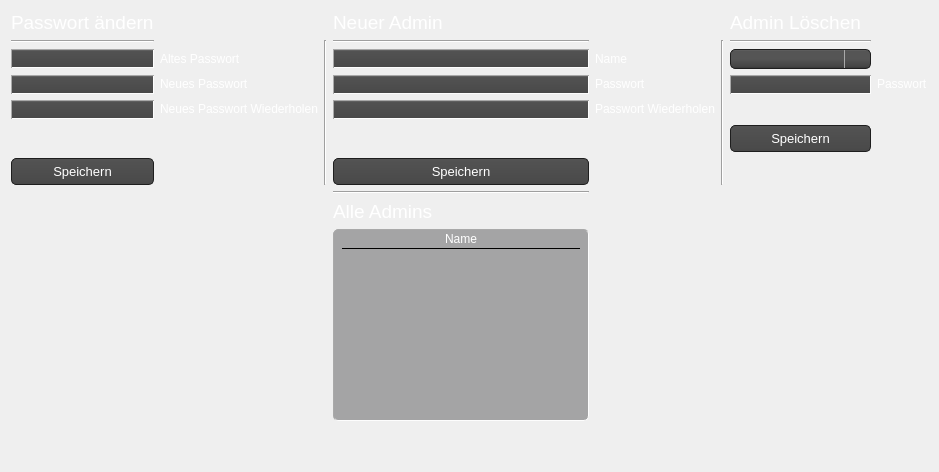
            <widget class="QWidget" name="tab_12">
             <attribute name="title">
              <string>Admin Accounts</string>
             </attribute>
             <layout class="QGridLayout" name="gridLayout_25">
              <item row="4" column="0">
               <widget class="QLineEdit" name="pw_aendern_altes_pw">
                <property name="styleSheet">
                 <string notr="true">QLineEdit{ background-color: QLinearGradient( x1: 0, y1: 0, x2: 0, y2: 1, stop: 0 #929394, stop: 0.1 #525252, stop: 0.5 #4e4e4e, stop: 0.9 #4a4a4a, stop: 1 #464646);
border: 1px inset darkgrey;
border-radius: 10px;
padding: 0 8px;
selection-background-color: darkgray;
font-size: 13px;
color: white;
}
QLineEdit:focus { background-color: QLinearGradient( x1: 0, y1: 0, x2: 0, y2: 1, stop: 0 #ffffff, stop: 0.1 #bababa, stop: 0.5 #919191, stop: 0.9 #7a7a7a, stop: 1 #5b5b5b);}
</string>
                </property>
                <property name="echoMode">
                 <enum>QLineEdit::Password</enum>
                </property>
               </widget>
              </item>
              <item row="1" column="6">
               <widget class="QLabel" name="label_53">
                <property name="font">
                 <font>
                  <pointsize>14</pointsize>
                 </font>
                </property>
                <property name="text">
                 <string>&lt;html&gt;&lt;head/&gt;&lt;body&gt;&lt;p&gt;&lt;span style=&quot; color:#ffffff;&quot;&gt;Admin Löschen&lt;/span&gt;&lt;/p&gt;&lt;/body&gt;&lt;/html&gt;</string>
                </property>
               </widget>
              </item>
              <item row="1" column="0">
               <widget class="QLabel" name="label_44">
                <property name="font">
                 <font>
                  <pointsize>14</pointsize>
                 </font>
                </property>
                <property name="text">
                 <string>&lt;html&gt;&lt;head/&gt;&lt;body&gt;&lt;p&gt;&lt;span style=&quot; color:#ffffff;&quot;&gt;Passwort ändern&lt;/span&gt;&lt;/p&gt;&lt;/body&gt;&lt;/html&gt;</string>
                </property>
               </widget>
              </item>
              <item row="8" column="3">
               <widget class="QPushButton" name="neuer_admin_speichern">
                <property name="styleSheet">
                 <string notr="true">QPushButton{
   background-color: QLinearGradient( x1: 0, y1: 0, x2: 0, y2: 1, stop: 0 #565656, stop: 0.1 #525252, stop: 0.5 #4e4e4e, stop: 0.9 #4a4a4a, stop: 1 #464646);
  	border-style: solid;
    border: 1px solid #1e1e1e;
    border-radius: 5;
    padding: 1px 0px 1px 20px;
    font: 13px;
    min-width: 10em;
    padding: 5px;
	color: white;
}
QPushButton:hover{
	background-color: QLinearGradient( x1: 0, y1: 0, x2: 0, y2: 1, stop: 0 #565656, stop: 0.1 #525252, stop: 0.5 #4e4e4e, stop: 0.9 #4a4a4a, stop: 1 #464646);
  	border-style: solid;
    border: 1px solid rgb(59, 204, 179);
    border-radius: 5;
    padding: 1px 0px 1px 20px;
    font: 13px;
    min-width: 10em;
    padding: 5px;
	color: white;
}
QPushButton:pressed {
background-color: rgb(130, 152, 152);
  	border-style: solid;
    border: 1px solid #1EFFFF;
    border-radius: 5;
    padding: 1px 0px 1px 20px;
    font: 13px;
    min-width: 10em;
    padding: 5px;
	color: white;

}</string>
                </property>
                <property name="text">
                 <string>Speichern</string>
                </property>
               </widget>
              </item>
              <item row="3" column="5" rowspan="6">
               <widget class="Line" name="line_21">
                <property name="orientation">
                 <enum>Qt::Vertical</enum>
                </property>
               </widget>
              </item>
              <item row="6" column="3">
               <widget class="QLineEdit" name="neuer_admin_pw_wied">
                <property name="styleSheet">
                 <string notr="true">QLineEdit{ background-color: QLinearGradient( x1: 0, y1: 0, x2: 0, y2: 1, stop: 0 #929394, stop: 0.1 #525252, stop: 0.5 #4e4e4e, stop: 0.9 #4a4a4a, stop: 1 #464646);
border: 1px inset darkgrey;
border-radius: 10px;
padding: 0 8px;
selection-background-color: darkgray;
font-size: 13px;
color: white;
}
QLineEdit:focus { background-color: QLinearGradient( x1: 0, y1: 0, x2: 0, y2: 1, stop: 0 #ffffff, stop: 0.1 #bababa, stop: 0.5 #919191, stop: 0.9 #7a7a7a, stop: 1 #5b5b5b);}
</string>
                </property>
                <property name="echoMode">
                 <enum>QLineEdit::Password</enum>
                </property>
               </widget>
              </item>
              <item row="6" column="0">
               <widget class="QLineEdit" name="pw_aendern_neues_pw_wied">
                <property name="styleSheet">
                 <string notr="true">QLineEdit{ background-color: QLinearGradient( x1: 0, y1: 0, x2: 0, y2: 1, stop: 0 #929394, stop: 0.1 #525252, stop: 0.5 #4e4e4e, stop: 0.9 #4a4a4a, stop: 1 #464646);
border: 1px inset darkgrey;
border-radius: 10px;
padding: 0 8px;
selection-background-color: darkgray;
font-size: 13px;
color: white;
}
QLineEdit:focus { background-color: QLinearGradient( x1: 0, y1: 0, x2: 0, y2: 1, stop: 0 #ffffff, stop: 0.1 #bababa, stop: 0.5 #919191, stop: 0.9 #7a7a7a, stop: 1 #5b5b5b);}
</string>
                </property>
                <property name="echoMode">
                 <enum>QLineEdit::Password</enum>
                </property>
               </widget>
              </item>
              <item row="8" column="0">
               <widget class="QPushButton" name="pw_aendern_speichern">
                <property name="styleSheet">
                 <string notr="true">QPushButton{
   background-color: QLinearGradient( x1: 0, y1: 0, x2: 0, y2: 1, stop: 0 #565656, stop: 0.1 #525252, stop: 0.5 #4e4e4e, stop: 0.9 #4a4a4a, stop: 1 #464646);
  	border-style: solid;
    border: 1px solid #1e1e1e;
    border-radius: 5;
    padding: 1px 0px 1px 20px;
    font: 13px;
    min-width: 10em;
    padding: 5px;
	color: white;
}
QPushButton:hover{
	background-color: QLinearGradient( x1: 0, y1: 0, x2: 0, y2: 1, stop: 0 #565656, stop: 0.1 #525252, stop: 0.5 #4e4e4e, stop: 0.9 #4a4a4a, stop: 1 #464646);
  	border-style: solid;
    border: 1px solid rgb(59, 204, 179);
    border-radius: 5;
    padding: 1px 0px 1px 20px;
    font: 13px;
    min-width: 10em;
    padding: 5px;
	color: white;
}
QPushButton:pressed {
background-color: rgb(130, 152, 152);
  	border-style: solid;
    border: 1px solid #1EFFFF;
    border-radius: 5;
    padding: 1px 0px 1px 20px;
    font: 13px;
    min-width: 10em;
    padding: 5px;
	color: white;

}</string>
                </property>
                <property name="text">
                 <string>Speichern</string>
                </property>
               </widget>
              </item>
              <item row="4" column="3">
               <widget class="QLineEdit" name="neuer_admin_name">
                <property name="styleSheet">
                 <string notr="true">QLineEdit{ background-color: QLinearGradient( x1: 0, y1: 0, x2: 0, y2: 1, stop: 0 #929394, stop: 0.1 #525252, stop: 0.5 #4e4e4e, stop: 0.9 #4a4a4a, stop: 1 #464646);
border: 1px inset darkgrey;
border-radius: 10px;
padding: 0 8px;
selection-background-color: darkgray;
font-size: 13px;
color: white;
}
QLineEdit:focus { background-color: QLinearGradient( x1: 0, y1: 0, x2: 0, y2: 1, stop: 0 #ffffff, stop: 0.1 #bababa, stop: 0.5 #919191, stop: 0.9 #7a7a7a, stop: 1 #5b5b5b);}
</string>
                </property>
               </widget>
              </item>
              <item row="5" column="3">
               <widget class="QLineEdit" name="neuer_admin_pw">
                <property name="styleSheet">
                 <string notr="true">QLineEdit{ background-color: QLinearGradient( x1: 0, y1: 0, x2: 0, y2: 1, stop: 0 #929394, stop: 0.1 #525252, stop: 0.5 #4e4e4e, stop: 0.9 #4a4a4a, stop: 1 #464646);
border: 1px inset darkgrey;
border-radius: 10px;
padding: 0 8px;
selection-background-color: darkgray;
font-size: 13px;
color: white;
}
QLineEdit:focus { background-color: QLinearGradient( x1: 0, y1: 0, x2: 0, y2: 1, stop: 0 #ffffff, stop: 0.1 #bababa, stop: 0.5 #919191, stop: 0.9 #7a7a7a, stop: 1 #5b5b5b);}
</string>
                </property>
                <property name="echoMode">
                 <enum>QLineEdit::Password</enum>
                </property>
               </widget>
              </item>
              <item row="10" column="3">
               <widget class="QLabel" name="label_54">
                <property name="font">
                 <font>
                  <pointsize>14</pointsize>
                 </font>
                </property>
                <property name="text">
                 <string>&lt;html&gt;&lt;head/&gt;&lt;body&gt;&lt;p&gt;&lt;span style=&quot; color:#ffffff;&quot;&gt;Alle Admins&lt;/span&gt;&lt;/p&gt;&lt;/body&gt;&lt;/html&gt;</string>
                </property>
               </widget>
              </item>
              <item row="5" column="6">
               <widget class="QLineEdit" name="admin_loeschen_pw">
                <property name="styleSheet">
                 <string notr="true">QLineEdit{ background-color: QLinearGradient( x1: 0, y1: 0, x2: 0, y2: 1, stop: 0 #929394, stop: 0.1 #525252, stop: 0.5 #4e4e4e, stop: 0.9 #4a4a4a, stop: 1 #464646);
border: 1px inset darkgrey;
border-radius: 10px;
padding: 0 8px;
selection-background-color: darkgray;
font-size: 13px;
color: white;
}
QLineEdit:focus { background-color: QLinearGradient( x1: 0, y1: 0, x2: 0, y2: 1, stop: 0 #ffffff, stop: 0.1 #bababa, stop: 0.5 #919191, stop: 0.9 #7a7a7a, stop: 1 #5b5b5b);}
</string>
                </property>
                <property name="echoMode">
                 <enum>QLineEdit::Password</enum>
                </property>
               </widget>
              </item>
              <item row="4" column="6">
               <widget class="QComboBox" name="admin_loeschen_combo">
                <property name="styleSheet">
                 <string notr="true">QComboBox
{
    subcontrol-origin: padding;
    subcontrol-position: top right;
    selection-background-color: #111;
    selection-color: white;

    background-color: #464646;
    border-style: solid;
    border: 1px solid #1e1e1e;
    border-radius: 5;
    padding: 1px 0px 1px 20px;
}


QComboBox:hover, QPushButton:hover
{
    border: 1px solid teal;

}

QComboBox:editable {
    background: red;
    color: white;
}

QComboBox:on
{
    padding-top: 0px;
    padding-left: 0px;

    background-color: QLinearGradient( x1: 0, y1: 0, x2: 0, y2: 1, stop: 0 #2d2d2d, stop: 0.1 #2b2b2b, stop: 0.5 #292929, stop: 0.9 #282828, stop: 1 #252525);
    selection-background-color: rgb(67, 131, 202);
}

QComboBox:!on
{

    background-color: QLinearGradient( x1: 0, y1: 0, x2: 0, y2: 1, stop: 0 #666, stop: 0.1 #555, stop: 0.5 #555, stop: 0.9 #444, stop: 1 #333);
}

QComboBox QAbstractItemView
{
    border: 2px solid darkgray;
    color: black;
    selection-background-color: QLinearGradient( x1: 0, y1: 0, x2: 0, y2: 1, stop: 0 #111, stop: 1 #333);
}

QComboBox::drop-down
{
     subcontrol-origin: padding;
     subcontrol-position: top right;
     width: 15px;

     border-left-width: 1px;
     border-left-color: darkgray;
     border-left-style: solid; /* just a single line */
     border-top-right-radius: 3px; /* same radius as the QComboBox */
     border-bottom-right-radius: 3px;
     padding-left: 10px;
 }


</string>
                </property>
               </widget>
              </item>
              <item row="4" column="4">
               <widget class="QLabel" name="label_48">
                <property name="text">
                 <string>&lt;html&gt;&lt;head/&gt;&lt;body&gt;&lt;p&gt;&lt;span style=&quot; color:#ffffff;&quot;&gt;Name&lt;/span&gt;&lt;/p&gt;&lt;/body&gt;&lt;/html&gt;</string>
                </property>
               </widget>
              </item>
              <item row="3" column="6">
               <widget class="Line" name="line_19">
                <property name="orientation">
                 <enum>Qt::Horizontal</enum>
                </property>
               </widget>
              </item>
              <item row="5" column="7">
               <widget class="QLabel" name="label_52">
                <property name="text">
                 <string>&lt;html&gt;&lt;head/&gt;&lt;body&gt;&lt;p&gt;&lt;span style=&quot; color:#ffffff;&quot;&gt;Passwort&lt;/span&gt;&lt;/p&gt;&lt;/body&gt;&lt;/html&gt;</string>
                </property>
               </widget>
              </item>
              <item row="4" column="1">
               <widget class="QLabel" name="label_45">
                <property name="text">
                 <string>&lt;html&gt;&lt;head/&gt;&lt;body&gt;&lt;p&gt;&lt;span style=&quot; color:#ffffff;&quot;&gt;Altes Passwort&lt;/span&gt;&lt;/p&gt;&lt;/body&gt;&lt;/html&gt;</string>
                </property>
               </widget>
              </item>
              <item row="1" column="3">
               <widget class="QLabel" name="label_49">
                <property name="font">
                 <font>
                  <pointsize>14</pointsize>
                 </font>
                </property>
                <property name="text">
                 <string>&lt;html&gt;&lt;head/&gt;&lt;body&gt;&lt;p&gt;&lt;span style=&quot; color:#ffffff;&quot;&gt;Neuer Admin&lt;/span&gt;&lt;/p&gt;&lt;/body&gt;&lt;/html&gt;</string>
                </property>
               </widget>
              </item>
              <item row="5" column="4">
               <widget class="QLabel" name="label_50">
                <property name="text">
                 <string>&lt;html&gt;&lt;head/&gt;&lt;body&gt;&lt;p&gt;&lt;span style=&quot; color:#ffffff;&quot;&gt;Passwort&lt;/span&gt;&lt;/p&gt;&lt;/body&gt;&lt;/html&gt;</string>
                </property>
               </widget>
              </item>
              <item row="3" column="2" rowspan="6">
               <widget class="Line" name="line_20">
                <property name="orientation">
                 <enum>Qt::Vertical</enum>
                </property>
               </widget>
              </item>
              <item row="9" column="3">
               <widget class="Line" name="line_22">
                <property name="orientation">
                 <enum>Qt::Horizontal</enum>
                </property>
               </widget>
              </item>
              <item row="6" column="4">
               <widget class="QLabel" name="label_51">
                <property name="text">
                 <string>&lt;html&gt;&lt;head/&gt;&lt;body&gt;&lt;p&gt;&lt;span style=&quot; color:#ffffff;&quot;&gt;Passwort Wiederholen&lt;/span&gt;&lt;/p&gt;&lt;/body&gt;&lt;/html&gt;</string>
                </property>
               </widget>
              </item>
              <item row="5" column="0">
               <widget class="QLineEdit" name="pw_aendern_neues_pw">
                <property name="styleSheet">
                 <string notr="true">QLineEdit{ background-color: QLinearGradient( x1: 0, y1: 0, x2: 0, y2: 1, stop: 0 #929394, stop: 0.1 #525252, stop: 0.5 #4e4e4e, stop: 0.9 #4a4a4a, stop: 1 #464646);
border: 1px inset darkgrey;
border-radius: 10px;
padding: 0 8px;
selection-background-color: darkgray;
font-size: 13px;
color: white;
}
QLineEdit:focus { background-color: QLinearGradient( x1: 0, y1: 0, x2: 0, y2: 1, stop: 0 #ffffff, stop: 0.1 #bababa, stop: 0.5 #919191, stop: 0.9 #7a7a7a, stop: 1 #5b5b5b);}
</string>
                </property>
                <property name="echoMode">
                 <enum>QLineEdit::Password</enum>
                </property>
               </widget>
              </item>
              <item row="6" column="1">
               <widget class="QLabel" name="label_47">
                <property name="text">
                 <string>&lt;html&gt;&lt;head/&gt;&lt;body&gt;&lt;p&gt;&lt;span style=&quot; color:#ffffff;&quot;&gt;Neues Passwort Wiederholen&lt;/span&gt;&lt;/p&gt;&lt;/body&gt;&lt;/html&gt;</string>
                </property>
               </widget>
              </item>
              <item row="3" column="3">
               <widget class="Line" name="line_16">
                <property name="orientation">
                 <enum>Qt::Horizontal</enum>
                </property>
               </widget>
              </item>
              <item row="12" column="0">
               <spacer name="verticalSpacer_7">
                <property name="orientation">
                 <enum>Qt::Vertical</enum>
                </property>
                <property name="sizeHint" stdset="0">
                 <size>
                  <width>20</width>
                  <height>40</height>
                 </size>
                </property>
               </spacer>
              </item>
              <item row="5" column="1">
               <widget class="QLabel" name="label_46">
                <property name="text">
                 <string>&lt;html&gt;&lt;head/&gt;&lt;body&gt;&lt;p&gt;&lt;span style=&quot; color:#ffffff;&quot;&gt;Neues Passwort&lt;/span&gt;&lt;/p&gt;&lt;/body&gt;&lt;/html&gt;</string>
                </property>
               </widget>
              </item>
              <item row="11" column="3">
               <widget class="QTableWidget" name="tabelle_alle_admins">
                <property name="styleSheet">
                 <string notr="true">QTableView {
border: 1px inset darkgrey;
border-radius: 5px;
padding: 0 8px;
font-size: 13px;
color: white;
gridline-color: rgb(164, 164, 165);
Background-color: rgb(164, 164, 165);

}
QHeaderView::section{

border-style: none;
Color: white;
gridline-color: rgb(164, 164, 165);
background-color: rgb(164, 164, 165);
border-bottom: 1px inset black;

}
QTableView::item{
border-bottom : 1px inset black;
gridline-color: rgb(164, 164, 165);
text-align: center;
}</string>
                </property>
                <attribute name="horizontalHeaderCascadingSectionResizes">
                 <bool>true</bool>
                </attribute>
                <attribute name="horizontalHeaderStretchLastSection">
                 <bool>true</bool>
                </attribute>
                <attribute name="verticalHeaderVisible">
                 <bool>false</bool>
                </attribute>
                <attribute name="verticalHeaderHighlightSections">
                 <bool>false</bool>
                </attribute>
                <column>
                 <property name="text">
                  <string>Name</string>
                 </property>
                </column>
               </widget>
              </item>
              <item row="3" column="0">
               <widget class="Line" name="line_7">
                <property name="orientation">
                 <enum>Qt::Horizontal</enum>
                </property>
               </widget>
              </item>
              <item row="7" column="0">
               <widget class="QLabel" name="pw_aendern_label">
                <property name="text">
                 <string/>
                </property>
               </widget>
              </item>
              <item row="7" column="3">
               <widget class="QLabel" name="neuer_admin_label">
                <property name="text">
                 <string/>
                </property>
               </widget>
              </item>
              <item row="6" column="6">
               <widget class="QLabel" name="admin_loeschen_label">
                <property name="text">
                 <string/>
                </property>
               </widget>
              </item>
              <item row="7" column="6">
               <widget class="QPushButton" name="admin_loeschen_speichern">
                <property name="styleSheet">
                 <string notr="true">QPushButton{
   background-color: QLinearGradient( x1: 0, y1: 0, x2: 0, y2: 1, stop: 0 #565656, stop: 0.1 #525252, stop: 0.5 #4e4e4e, stop: 0.9 #4a4a4a, stop: 1 #464646);
  	border-style: solid;
    border: 1px solid #1e1e1e;
    border-radius: 5;
    padding: 1px 0px 1px 20px;
    font: 13px;
    min-width: 10em;
    padding: 5px;
	color: white;
}
QPushButton:hover{
	background-color: QLinearGradient( x1: 0, y1: 0, x2: 0, y2: 1, stop: 0 #565656, stop: 0.1 #525252, stop: 0.5 #4e4e4e, stop: 0.9 #4a4a4a, stop: 1 #464646);
  	border-style: solid;
    border: 1px solid rgb(59, 204, 179);
    border-radius: 5;
    padding: 1px 0px 1px 20px;
    font: 13px;
    min-width: 10em;
    padding: 5px;
	color: white;
}
QPushButton:pressed {
background-color: rgb(130, 152, 152);
  	border-style: solid;
    border: 1px solid #1EFFFF;
    border-radius: 5;
    padding: 1px 0px 1px 20px;
    font: 13px;
    min-width: 10em;
    padding: 5px;
	color: white;

}</string>
                </property>
                <property name="text">
                 <string>Speichern</string>
                </property>
               </widget>
              </item>
             </layout>
            </widget>
